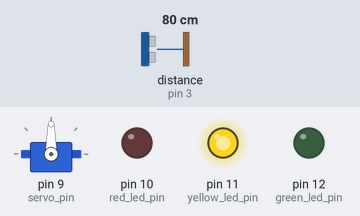
Recording of a program running on a simulated Arduino Nano, built with avr-gcc and run on an emulated ATmega328P. On the bench: servo, output pins drawn as LEDs (lit = HIGH). Wiring (inferred from the names in the program): ultrasonic range finder: trigger pin 2; echo pin 3. Dashed ring = blinking. The test bench sets the inputs (shaded band); at power-on: distance to the obstacle (sensor on pin 3) 80 cm. The echo pulse lasts 58.3 µs per cm; pins used as bus, display or sensor lines are not drawn; what the program prints to the serial monitor is not drawn.

Above: at 2.2 s.
2.3 s: distance to the obstacle (sensor on pin 3) set to 22 cm
6.2 s: distance to the obstacle (sensor on pin 3) set to 19 cm
At 13.4 s:
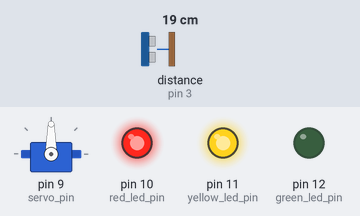
14.0 s: distance to the obstacle (sensor on pin 3) set to 35 cm
At 14.8 s:
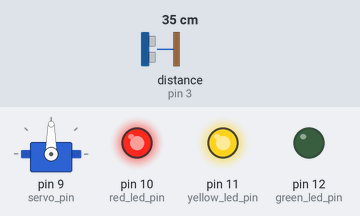
17.9 s: distance to the obstacle (sensor on pin 3) set to 2 cm
At 24.0 s:
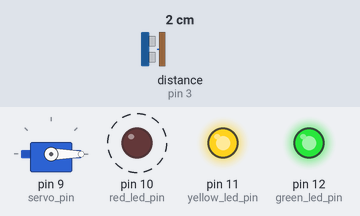
25.7 s: distance to the obstacle (sensor on pin 3) set to 60 cm
At 26.7 s:
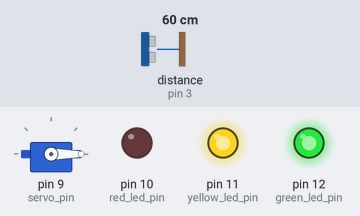
Timing chart, 0 to 28.7 s (numbered marks = the images above; inputs shaded):
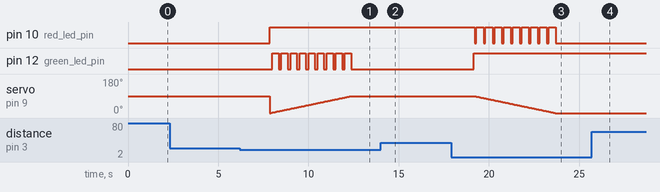

Measured:
- the behaviour switches between 21 and 20 cm on distance to the obstacle (sensor on pin 3) (found by bisection; images 0 and 1)
- after the input at 2.3 s, every drawn part: stays the same
- after the input at 6.2 s, pin 10 (red_led_pin): LOW → HIGH after 1.7 s; pin 12 (green_led_pin): alternates HIGH for 0.35 s and LOW for 0.15 s, 18 changes in all, then stays LOW, starting after 1.8 s
- after the input at 14.0 s, pin 10 (red_led_pin): stops changing and stays HIGH; pin 12 (green_led_pin): stays LOW (without the input it goes to HIGH after 2.1 s); servo on pin 9 (servo_pin): stays 90° (without the input it goes to 89° after 2.1 s)
- after the input at 17.9 s, pin 10 (red_led_pin): alternates HIGH for 0.40 s and LOW for 0.10 s, 19 changes in all, then stays LOW, starting after 1.3 s; pin 12 (green_led_pin): LOW → HIGH after 1.3 s; servo on pin 9 (servo_pin): moves from 90° to 0° over 4.5 s, starting after 1.3 s
- after the input at 25.7 s, pin 10 (red_led_pin): stays LOW (without the input it goes to HIGH after 1.7 s); pin 12 (green_led_pin): stops changing and stays HIGH; servo on pin 9 (servo_pin): stays 0° (without the input it goes to 1° after 1.7 s)

The program:

main.cpp
```cpp
// Arduino Nano based
#include <Arduino.h>
#include <Servo.h>

#define servo_pin 9
#include <headers.h>

road_blocker my_blocker;

//Servo tmp_servo;


void setup() {
  Serial.begin(9600);
  Serial.print("");
  Serial.print("starting SETUP ....");
  my_blocker.Green_led.led_pin = green_led_pin;
  my_blocker.Green_led.init_led();
  my_blocker.Red_led.led_pin = red_led_pin;
  my_blocker.Red_led.init_led();
  my_blocker.Yellow_led.led_pin = yellow_led_pin;
  my_blocker.Yellow_led.init_led();
  my_blocker.gate_servo.attach(servo_pin);
  my_blocker.dist_sensor.trig_pin = trigPin;
  my_blocker.dist_sensor.echo_pin = echoPin;
  my_blocker.dist_sensor.init_US_sensor();

  my_blocker.Yellow_led.set_led_on(); // to indicate RESET

  #define GATE_OPEN_NEW 90
  #define SERVO_CLOSE1 0
  #define SERVO_CLOSE2 180

  // TBD - to read from extenal switch
  // as for now:
  my_blocker.servo_close =  SERVO_CLOSE1;

  //my_blocker.cng_gate_new(my_blocker.servo_close, GATE_OPEN_NEW);
  //my_blocker.gate_status = GATE_OPEN_NEW;

  //my_blocker.cng_gate_new(GATE_OPEN_NEW,my_blocker.servo_close);
  //my_blocker.gate_status = my_blocker.servo_close;

  Serial.println("setup finished");
  wait_millis(1000);
  my_blocker.Yellow_led.set_led_off(); // to indicate RESET

} // of SETUP

void loop() {

  my_blocker.check_sensor();
  Serial.println(" ");
  Serial.print("----------------------------");
  Serial.print(my_blocker.dist_sensor.dist);
  Serial.print(" . ");
  Serial.print(my_blocker.change_it);
  Serial.print(" . ");
  Serial.print(my_blocker.opened_gate);
  Serial.println(" / ");
  delay(100);
  //return;


  if(my_blocker.change_it) {
    // Need to change the gate
    Serial.print("my_blocker.opened: ");
    Serial.println(my_blocker.opened);
    wait_millis(500);
    //Serial.print();

    if (my_blocker.opened) {
      Serial.println("if1");
      // gate was opened - close it
      //my_blocker.cng_gate(GATE_CLOSED);
      //my_blocker.opened_gate = false;
      my_blocker.cng_gate_new(GATE_OPEN_NEW,my_blocker.servo_close);

    }// of if()
    else {
      Serial.println("else1");
      // gate was closed - open it
      //my_blocker.cng_gate(GATE_OPEN);
      //my_blocker.opened_gate = true;

      my_blocker.cng_gate_new(my_blocker.servo_close, GATE_OPEN_NEW);
    } // end else()
  my_blocker.change_it = false;
  } // of if()

  //Serial.println("end loop");
  wait_millis(3000);


} // of loop()


 /*
  Serial.println("Servo up");
  for(int i=0;i<180;i+=10) {
    tmp_servo.write(i);
    wait_millis(100);
  }

Serial.println("Servo dpwn");
  wait_millis(1000);

  for(int i=180;i>0;i-=10) {
    tmp_servo.write(i);
    wait_millis(100);
  }
  wait_millis(1000);
*/

//my_blocker.test1_servo();
//wait_millis(1000);
//return;

//return;
/*
  Serial.print(" attached to servo:  ");
  Serial.println(my_blocker.gate_servo.attached());
  Serial.print(" attached to servo:  ");
  Serial.print(my_blocker.gate_servo.read());

  Serial.println(" ");
  Serial.println(" testing LEDs ");
  my_blocker.test_leds();
  wait_millis(500);
  //my_blocker.test_sensor();
  my_blocker.Red_led.set_led_on();
  my_blocker.Green_led.set_led_off();
  Serial.println(" testing Servo ");
  my_blocker.test_servo();
  my_blocker.Red_led.set_led_off();
  my_blocker.Green_led.set_led_on();
  wait_millis(500);
  return;
  */
```

headers.h
```cpp
#define echoPin 3 //  July 2024 was 2
#define trigPin 2 //  July 2024 was 3
#define red_led_pin 10 // July 2024: was 12
#define yellow_led_pin 11
#define green_led_pin 12 // July 2024: was 10


#define GATE_OPEN 0
#define GATE_CLOSED 1
#define GATE_SIDE2  2

#define GATE_CLOSE1 0
#define GATE_CLOSE2 0

#define CLOSE_DIST 20 // was 7

#define SERVO_OPEN   0
#define SERVO_CLOSE 90
#define SERVO_SIDE2 180

// new
#define GATE_OPEN_NEW 90
#define SERVO_CLOSE1 0
#define SERVO_CLOSE2 180
#define SERVO_DELAY 50


#define DIR_DOWN  -1
#define DIR_UP  1


long duration;
int distance;

// Position    | angle | t_stp | angle change
// Servo Open  |  0    |  +    | 0   -> 90
// Servo Close | 90    |  -    | 90  ->  0
// Servo Side2 | 180   |  -    | 180 -> 90


void wait_millis(int _period_ms) {
  unsigned long time_now = millis();
  //Serial.print(" # ");
  //Serial.print(time_now);
  //Serial.print(" # ");
  //Serial.print(_period_ms);
  //Serial.print("#");

  while(millis() < time_now+_period_ms);
  //Serial.print(millis());
  //Serial.println("#");
} // of wait_millis


class US_sensor {
    public:
    int trig_pin;
    int echo_pin;
    int dist;

    void init_US_sensor() {
      pinMode(trig_pin, OUTPUT);
      pinMode(echo_pin, INPUT);
    } // of init_US_sensor()

    void read_US_sensor() {
      // Clears the trigPin condition
      digitalWrite(trigPin, LOW);
      delayMicroseconds(2);
      // Sets the trigPin HIGH (ACTIVE) for 10 microseconds
      digitalWrite(trigPin, HIGH);
      delayMicroseconds(10); // was 10. should be 50??
      digitalWrite(trigPin, LOW);
      duration = pulseIn(echoPin, HIGH,2350000UL); // for 40 cm max
      dist = duration * 0.034 / 2; // Speed of sound wave divided by 2 (go and back)
  } // of read_US_sensor()
}; // of class US_sensor

class Led {
    public:
    int led_pin;

    void init_led() {
      pinMode(led_pin, OUTPUT);
      //Serial.print("init_led: ");
      //Serial.println(led_pin);
    }
    void set_led_on() {
        digitalWrite(led_pin,LOW);
        //Serial.print("Led ON : ");
        //Serial.println(led_pin);
    }
    void set_led_off() {
        digitalWrite(led_pin,HIGH);
        //Serial.print("Led OFF : ");
        //Serial.println(led_pin);
    }
}; // of class led


class road_blocker {
  public:
    Led Green_led;
    Led Red_led;
    Led Yellow_led;
    US_sensor dist_sensor;
    Servo gate_servo;
    int gate_cng_t = 3150; // time (ms) for change gate position
    int gate_steps_n = 90;
    bool opened_gate = false; // current status of the gate
    bool change_it = false;  // chnage the gate from open to close or from close to open
    bool opened;  // the status if the gate true: opened. false: closed
  int servo_close = 777;


void test1_servo() {

  Serial.println("Servo up");
  for(int i=0;i<180;i+=10) {
    gate_servo.write(i);
    wait_millis(100);
  }

  Serial.println("Servo down");
  wait_millis(500);

  for(int i=180;i>0;i-=10) {
    gate_servo.write(i);
    wait_millis(100);
  }
  wait_millis(500);

} // of test1_servo

    void check_sensor() {
      dist_sensor.read_US_sensor();

      if (dist_sensor.dist>0 && dist_sensor.dist< CLOSE_DIST) {
        change_it = true;
        Serial.println("");
        Serial.print(" within if, change it is now true. dist_sensor.dist:  ");
        Serial.println(dist_sensor.dist);
      } // of if()
    } // of open_gate()

    //void open_gate() {};


// -------------------------------------------------
    void cng_gate_new(int _from,int _to) {
      // make sure both LEDs are off
      Green_led.set_led_off();
      Red_led.set_led_off();

      Serial.print(" in cng_gate_new. From: ");
      Serial.print(_from);
      Serial.print("   to:   ");
      Serial.println(_to);

      Led cur_led;
      if (_from==GATE_OPEN_NEW) {
        // closing
        //opening=false;
        cur_led = Red_led;
        opened = false;
      } // of if()
      else {
        // opening
        //opening=true;
        cur_led = Green_led;
        opened = true;
      } // of else()


      int blnk_cycle = 10;
      int blnk_on = 3;

      if (_to>_from) {
        //Serial.print(" UP  ");
        for(int i=_from;i<= _to;i++) {

          if (i%blnk_cycle<blnk_on) {
            // light the LED from 0-2
            cur_led.set_led_on();
          } // of if()
          else {
            // shut the LED
            cur_led.set_led_off();
          } // of else()
//          Serial.print("  writing to servo:  ");
//          Serial.print(i);
          gate_servo.write(i);
          delay(SERVO_DELAY);
        } // of for()
      } // of if()
      else{
        Serial.print(" DOWN ");
          for(int i=_from;i>= _to;i--) {
            //Serial.print(" ");
            //Serial.print(i);
            if (i%blnk_cycle>blnk_cycle-blnk_on) {
            // light the LED, from 7-9
            cur_led.set_led_on();
          } // of if()
          else {
            // shut the LED
            cur_led.set_led_off();
          } // of else()
            gate_servo.write(i);
            delay(SERVO_DELAY);
        } // of for()
      } // of else()

    if (opened) {
      Green_led.set_led_on();
    }
    else {
      Red_led.set_led_on();
    }


      Serial.print("   Ending cng_gate_new()    ");
    } // of cng_gate_new() - should replace the current

// -------------------------------------------------


    void cng_gate(int _dir) {

        // make sure both LEDs are off
        Green_led.set_led_off();
        Red_led.set_led_off();
      //Serial.println("Opening....");
      //write_servo(SERVO_CLOSE,SERVO_OPEN);
      Led cur_led;
      if (_dir==GATE_CLOSED)
        cur_led = Red_led;
      else
        cur_led = Green_led;

      Serial.print("_dir:");
      Serial.println(_dir);
      Serial.print("cur_led pin: ");
      Serial.println(cur_led.led_pin);

      //int t=0; // ms
      int angle = SERVO_OPEN;
      int t_step = gate_cng_t/gate_steps_n;
      //int a_step = gate_steps_n/(SERVO_CLOSE-SERVO_OPEN);
      int servo_step = 1;

      if (_dir==GATE_CLOSED) {
        Serial.println("Closing....");
        //a_step=0-a_step;
        angle = SERVO_CLOSE;
        servo_step = -1;
      } // of if()
      else if (_dir==GATE_OPEN) {
        Serial.println(" Opening 1....");
        angle = SERVO_OPEN;
      }// of else if()
      else {
        Serial.println(" Opening 2....");
        angle = SERVO_SIDE2;
        //a_step=0-a_step;
        servo_step = -1;
      } // of else()

      //Serial.print("gate_cng_t:");
      //Serial.println(gate_cng_t);
      //Serial.print("gate_steps_n:");
      //Serial.println(gate_steps_n);
      //Serial.print("t_step:");
      //Serial.println(t_step);


      int blink_num=4;
      int blink_jmp=90/blink_num;
      Serial.print(" xxx ");
      Serial.print(angle);
      Serial.println("  ");
      //Serial.println(a_step);

      //t=0; // ms
      int cnt=0;
      //int stp = gate_cng_t/blink_num;
      //bool cng = true;
      int i=0;

      Serial.print("xx: t_step ");
      Serial.print(t_step);
      Serial.print(" gate_cng_t: ");
      Serial.println(gate_cng_t);
      Serial.print(" angle: ");
      Serial.println(angle);


      while (cnt<gate_cng_t) {
        gate_servo.write(angle);

        i=cnt/blink_jmp;
        if (i%2==0)
        {
          cur_led.set_led_on();
        } // of if()
        else {
          cur_led.set_led_off();
        } // of else()

        //cnt+=blink_jmp;
        wait_millis(50);

        //Serial.print("... angle: ");
        //Serial.print(angle);
        //Serial.print(" . cnt: ");
        //Serial.print(cnt);

        angle+=servo_step;
        cnt+=t_step; // count towards gate_cng_t in miliseconds
      } // of while(


      Serial.print(" final angle: ");
      Serial.println(angle);

       // make sure both LEDs are off
        Green_led.set_led_off();
        Red_led.set_led_off();
        // light the current LED
        cur_led.set_led_on();
    } // of cng_gate()

    void test_sensor() {
      for (int i=0;i<20;i++) {
        dist_sensor.read_US_sensor();
        Serial.println(dist_sensor.dist);
        delay (250);
      }// of for() loop
    } // of test_sensor

    void test_leds() {
      int blink_delay = 500;
      for (int i=0;i<5;i++) {
        Green_led.set_led_on();
        Red_led.set_led_off();
        Yellow_led.set_led_on();
        delay(blink_delay);
        Green_led.set_led_off();
        Red_led.set_led_on();
        Yellow_led.set_led_off();
        delay(blink_delay);
      } // of for loop
    } // of test_leds()

void write_servo(int _angle1,int _angle2,int _step) {
 //int steps = 10;
  int i;
  int inc = int((_angle2-_angle1)/_step);
  int blink_num=3;
  int blink_time = _step/blink_num;
  int blink_cnt=0;

  Serial.print(_angle1);
  Serial.print("/");
  Serial.print(_angle2);
  Serial.print("/");
  Serial.println(inc);

  if (_angle1==_angle2) {
    Serial.print("a");
    return;
  }
  if (_angle2>_angle1) {
    Serial.print("b");

//int blink_time = _step/blink_num;
//  int blink_cnt=0;

    for(i=_angle1;i<_angle2;i+=inc,blink_cnt++) {
        if ((blink_cnt%blink_time)==0) {
            // time to blink the led
        }
      Serial.print("<");
      Serial.print(i);
      //Serial.print(">");
      gate_servo.write(i);
      wait_millis(100);
    } // of for()
    gate_servo.write(_angle2); // fix div & int angle
  } // of if()
  else {
    Serial.print("c");

    for(i=_angle1;i>_angle2;i+=inc) {
      Serial.print("<");
      Serial.print(i);
      //Serial.print(">");
      gate_servo.write(i);
      wait_millis(50);
    } // of for()
    gate_servo.write(_angle2); // fix div & int angle
  } // of else()
} // of write_servo()

void test_servo() {

  Serial.print("... GATE_OPEN_NEW: ");
  Serial.print(GATE_OPEN_NEW);
  Serial.print("   ... servo_close: ");
  Serial.println(servo_close);
  cng_gate_new(GATE_OPEN_NEW,servo_close);
  wait_millis(500);
  cng_gate_new(servo_close,GATE_OPEN_NEW);
  wait_millis(500);

  return;


    int step=30; // Must be non-Zero
  write_servo(SERVO_OPEN,SERVO_CLOSE,step);
  wait_millis(1000);
  write_servo(SERVO_CLOSE,SERVO_OPEN,step);
  wait_millis(1000);
  write_servo(SERVO_OPEN,SERVO_CLOSE,step);
  wait_millis(1000);
} // of test_servo

}; // of road_blocker class
```
